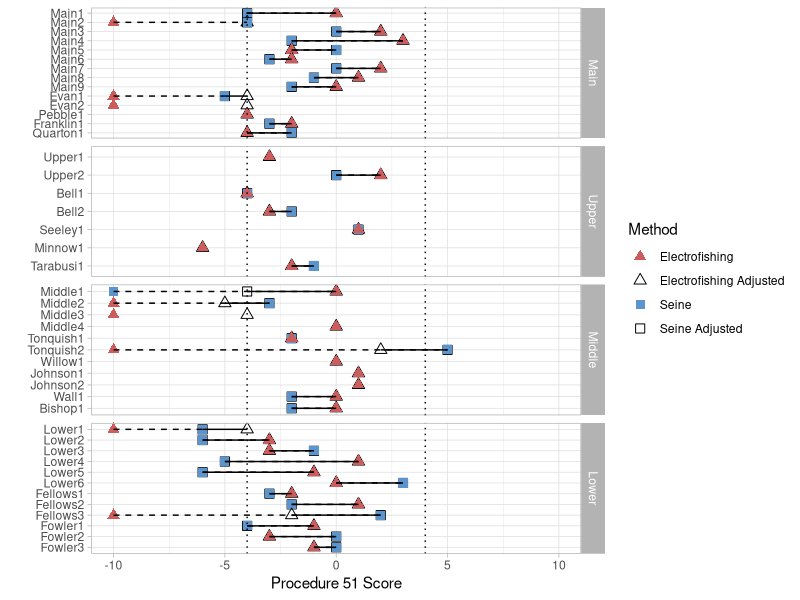

Recreate this plot in R.
## ---- chunk 1

library(tidyverse)
library(ggpubr)
library(rstatix)
Raw_Rouge<-read_csv("Data/Created_Data/Close_date_rouge.csv", 
    col_types = cols(...1 = col_skip(), DateSampled = col_date(format = "%Y-%m-%d"), 
        TotalFish = col_number()))

Final_score2023 <- read_csv("Data/Created_Data/Final_scores.csv", 
    col_types = cols(...1 = col_skip()))

Newnames<- read_csv("Data/Created_Data/finalsites_new_names.csv")
##time_between <- read_csv("Scripts/NewManuscript/time_between.csv")


## ---- chunk 2
SubsetRouge<-Raw_Rouge %>%
 filter(!(FIELDID %in% c("DNRFel","John10","Evan6","Main21","Main12","Main10","Main12N","Low14","Main20","MR-15"))) %>% select(FIELDID,Method,DateSampled, Branch,StreamName) %>% unique() 
SubsetRouge$DateSampled<-ymd(SubsetRouge$DateSampled)

SubsetRouge$FIELDID <- tolower(SubsetRouge$FIELDID)

SubsetRouge$FIELDID<-tolower(SubsetRouge$FIELDID)
##SubsetRouge<-left_join(time_between,SubsetRouge) %>% select(-"...1") %>% filter(year_between <= 5) %>%  filter(!(FIELDID %in% c("main12", "main12n"))) %>% select(-year_between)

## ---- chunk 3
Total_metrics<-left_join(SubsetRouge,Final_score2023, by=c("FIELDID","Method","DateSampled","Branch","StreamName")) 
Total_metrics$FinalScore[Total_metrics$FinalScore == -12] <- -10


Adjusted_scores<-Total_metrics %>% select(FIELDID,Branch,Method,Total_score) %>% dplyr::rename('FinalScore'='Total_score') %>% mutate(Method = paste0(Method, "_Adjusted"))%>% mutate(Type="Adjusted")


Final_scores<-Total_metrics %>% select(FIELDID,Branch,Method,FinalScore) %>% mutate(Type="Final")

Total_scores<-rbind(Adjusted_scores,Final_scores)
## ---- chunk 4
Final_join<-Total_scores
Final_join_names<-left_join(Final_join,Newnames, by=c("FIELDID","Branch")) 
  Final_join_names$StreamName<- gsub(" ","",Final_join_names$StreamName)
## ---- chunk 5
Final_join<-Total_scores
Final_join_names<-Final_join_names %>% 
 arrange(match(Branch, c("Main", "Upper", "Middle","Lower"))) %>% 
   arrange(match(StreamName, c("MainRouge", "EvansCreek", "PebbleCreek","FranklinCreek","QuartonBranch","UpperRouge","BellBranch","SeeleyCreek","MinnowPond","TarabusiCreek","MiddleRouge","TonquishCreek","WillowCreek","JohnsonCreek","WalledLkDrainage","BishopCreek","LowerRouge","FellowsCreek","FowlerCreek")), Numeric) 

Order.Name<-str_c(Final_join_names$Branch, "_",  Final_join_names$New.Name, "_",Final_join_names$Method)
Final_join_names<-cbind(Final_join_names,Order.Name)

Final_join_names$New.Name <- factor(Final_join_names$New.Name, levels =unique(Final_join_names$New.Name))
Final_join_names$Method <- gsub("Seine_Adjusted", "Seine Adjusted", Final_join_names$Method)
Final_join_names$Method <- gsub("Shocking_Adjusted", "Electrofishing Adjusted", Final_join_names$Method)
Final_join_names$Method <- gsub("Shocking", "Electrofishing", Final_join_names$Method)


## ---- chunk 6

Final_join_names %>% 
ggplot(aes(FinalScore, New.Name)) + 
geom_point(aes(colour = Method, shape= Method), size=2.75) +scale_shape_manual(values = c(17,2,15, 0)) + scale_color_manual(values = c("#cd5c5c", "Black","#5c95cd","Black"))+ 
  geom_line(aes(linetype=Type),show.legend = F)+ 
  scale_linetype_manual(values = c("solid", "dashed")) +
   facet_grid(factor(Branch, levels=c("Main", "Upper", "Middle","Lower"))~., scales = "free")+
  scale_y_discrete(limits=rev)+ 
  labs(y= "", x = "Procedure 51 Score") + 
  theme(text=element_text(size=18, 
      family="Helvetica"))+ 
  geom_vline(xintercept = -4, linetype="dotted")+ 
   geom_vline(xintercept = 4,linetype="dotted")+
  xlim(-10,10)+ 
  theme_light()
